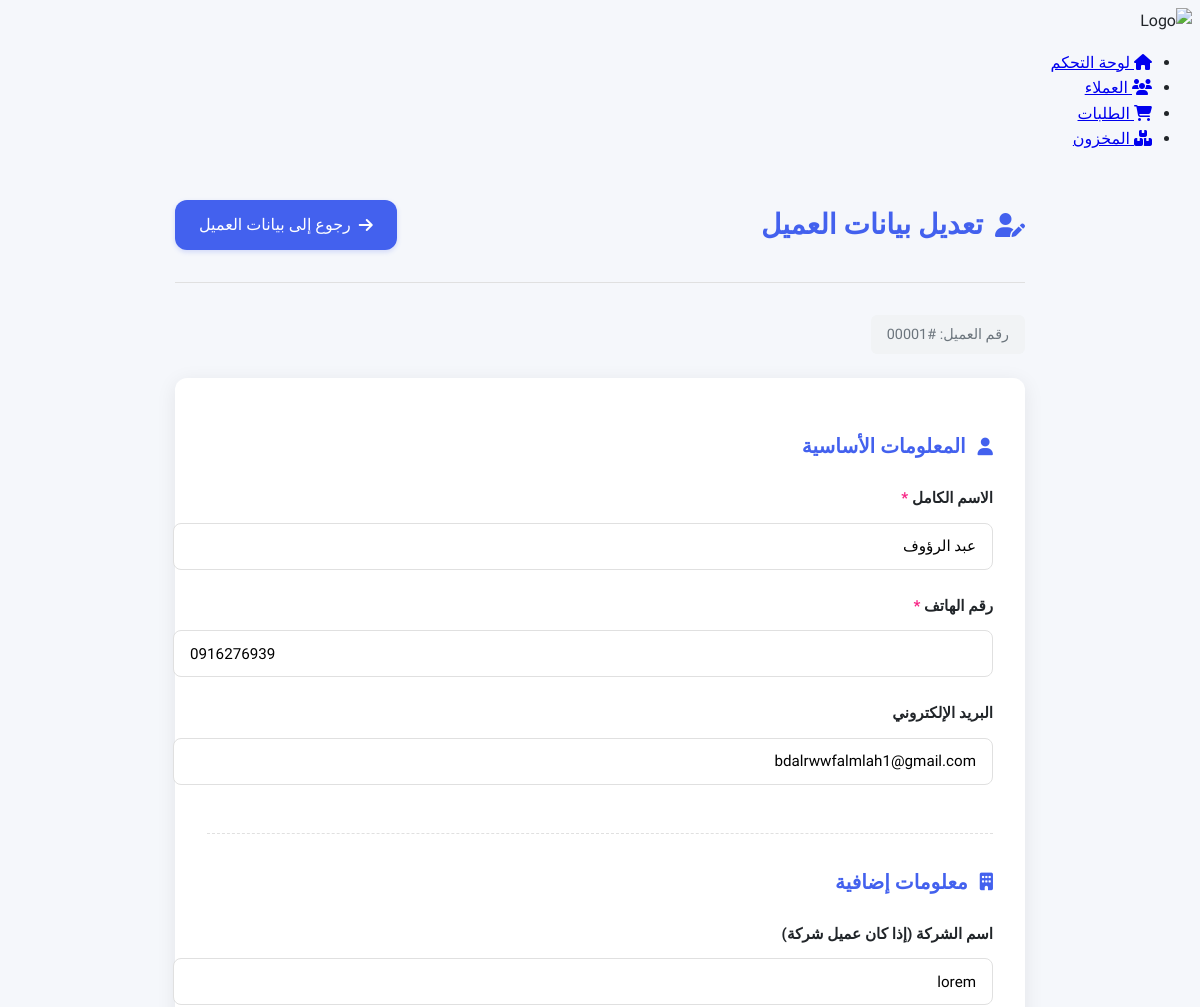
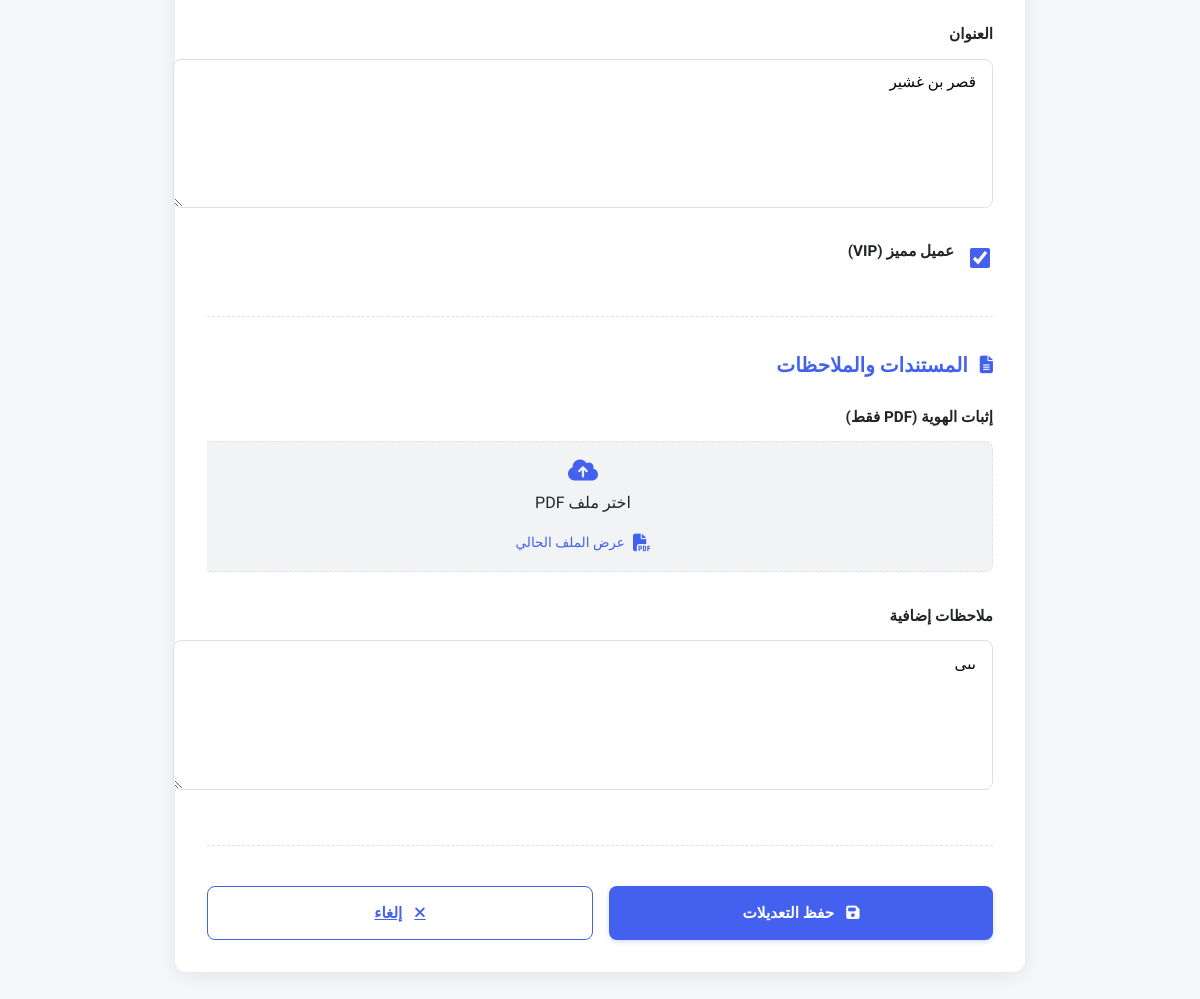
Page /edit_customer.php?id=1 (signed in) on the committed database (2 pictures, top to bottom).
### tables this page shows
CREATE TABLE `customers` (
  `customer_id` int(11) NOT NULL,
  `name` varchar(100) NOT NULL,
  `phone` varchar(20) NOT NULL,
  `email` varchar(100) DEFAULT NULL,
  `address` text DEFAULT NULL,
  `company_name` varchar(100) DEFAULT NULL,
  `tax_number` varchar(50) DEFAULT NULL,
  `is_vip` tinyint(1) DEFAULT 0,
  `notes` text DEFAULT NULL,
  `created_by` int(11) NOT NULL,
  `created_at` timestamp NOT NULL DEFAULT current_timestamp(),
  `updated_at` timestamp NULL DEFAULT NULL ON UPDATE current_timestamp(),
  `id_proof_path` varchar(255) DEFAULT NULL COMMENT 'مسار ملف إثبات الهوية',
  `document_type` enum('id','commercial_license','other') DEFAULT NULL
);

### edit_customer.php (the view, shortened to what this page needs)
<?php
require_once __DIR__ . '/includes/functions.php';
$customer_id = intval($_GET['id']);
$customer = [];
try {
    $stmt = $db->prepare("SELECT * FROM customers WHERE customer_id = ?");
    $stmt->execute([$customer_id]);
    $customer = $stmt->fetch(PDO::FETCH_ASSOC);
} catch (PDOException $e) {
    error_log("Error fetching customer: " . $e->getMessage());
    header("Location: customers.php?error=db_error");
    exit();
}
?>
<!DOCTYPE html>
<html lang="ar" dir="rtl">
<head>
    <link rel="stylesheet" href="https://cdnjs.cloudflare.com/ajax/libs/font-awesome/6.4.0/css/all.min.css">
</head>
<body>
    <div class="container">
        <?php include 'includes/sidebar.php'; ?>
        <main class="main-content">
            <div class="edit-container">
                <div class="header">
                    <h1><i class="fas fa-user-edit"></i> تعديل بيانات العميل</h1>
                    <a href="view_customer.php?id=<?= $customer_id ?>" class="back-btn">
                        <i class="fas fa-arrow-right"></i> رجوع إلى بيانات العميل
                    </a>
                </div>
                <div class="customer-id-badge">
                    رقم العميل: #<?= str_pad($customer_id, 5, '0', STR_PAD_LEFT) ?>
                </div>
                <form method="POST" enctype="multipart/form-data" class="customer-form">
                    <div class="form-section">
                        <h3><i class="fas fa-user"></i> المعلومات الأساسية</h3>
                        <div class="form-group">
                            <label for="name" class="form-label">الاسم الكامل <span style="color: var(--danger);">*</span></label>
                            <input type="text" id="name" name="name" class="form-control" required
                                   value="<?= htmlspecialchars($customer['name']) ?>">
                        </div>
                        <div class="form-group">
                            <label for="phone" class="form-label">رقم الهاتف <span style="color: var(--danger);">*</span></label>
                            <input type="tel" id="phone" name="phone" class="form-control" required
                                   value="<?= htmlspecialchars($customer['phone']) ?>">
                        </div>
                        <div class="form-group">
                            <label for="email" class="form-label">البريد الإلكتروني</label>
                            <input type="email" id="email" name="email" class="form-control"
                                   value="<?= htmlspecialchars($customer['email'] ?? '') ?>">
                        </div>
                    </div>
                    <div class="form-section">
                        <h3><i class="fas fa-building"></i> معلومات إضافية</h3>
                        <div class="form-group">
                            <label for="company" class="form-label">اسم الشركة (إذا كان عميل شركة)</label>
                            <input type="text" id="company" name="company" class="form-control"
                                   value="<?= htmlspecialchars($customer['company_name'] ?? '') ?>">
                        </div>
                        <div class="form-group">
                            <label for="address" class="form-label">العنوان</label>
                            <textarea id="address" name="address" class="form-control" rows="3"><?= htmlspecialchars($customer['address'] ?? '') ?></textarea>
                        </div>
                        <div class="form-check">
                            <input type="checkbox" id="is_vip" name="is_vip" class="form-check-input"
                                   <?= $customer['is_vip'] ? 'checked' : '' ?>>
                            <label for="is_vip" class="form-label">عميل مميز (VIP)</label>
                        </div>
                    </div>
                    <div class="form-section">
                        <h3><i class="fas fa-file-alt"></i> المستندات والملاحظات</h3>
                        <div class="form-group">
                            <label class="form-label">إثبات الهوية (PDF فقط)</label>
                            <div class="file-upload">
                                <div class="file-upload-btn">
                                    <i class="fas fa-cloud-upload-alt"></i> اختر ملف PDF
                                    <div class="file-name" id="file-name">
                                        <?php if (!empty($customer['id_proof_path'])): ?>
                                        <a href="<?= htmlspecialchars($customer['id_proof_path']) ?>" class="document-link" target="_blank">
                                            <i class="fas fa-file-pdf"></i> عرض الملف الحالي
                                        </a>
                                        <?php else: ?>
                                        لم يتم اختيار ملف
                                        <?php endif; ?>
                                    </div>
                                </div>
                            </div>
                        </div>
                        <div class="form-group">
                            <label for="notes" class="form-label">ملاحظات إضافية</label>
                            <textarea id="notes" name="notes" class="form-control" rows="3"><?= htmlspecialchars($customer['notes'] ?? '') ?></textarea>
                        </div>
                    </div>
                    <div class="btn-group">
                        <button type="submit" class="btn btn-primary">
                            <i class="fas fa-save"></i> حفظ التعديلات
                        </button>
                        <a href="view_customer.php?id=<?= $customer_id ?>" class="btn btn-outline">
                            <i class="fas fa-times"></i> إلغاء
                        </a>
                    </div>
                </form>
            </div>
        </main>
    </div>
</body>
</html>

### edit_customer.php (style rules this page uses)
:root { --primary: #4361ee; --primary-light: #e0e7ff; --secondary: #3f37c9; --success: #4cc9f0; --success-light: #e6f7fe; --warning: #f8961e; --warning-light: #fff4e6; --danger: #f72585; --danger-light: #ffebf3; --light: #f8f9fa; --dark: #212529; --gray: #6c757d; --light-gray: #f1f3f5; --border-color: #e0e0e0; --border-radius: 12px; --box-shadow: 0 4px 20px rgba(0, 0, 0, 0.08); --transition: all 0.3s ease; }
body { font-family: 'Tajawal', sans-serif; background-color: #f5f7fb; color: var(--dark); line-height: 1.6; }
.edit-container { max-width: 850px; margin: 2rem auto; padding: 0 1rem; }
.header { display: flex; justify-content: space-between; align-items: center; margin-bottom: 2rem; padding-bottom: 1rem; border-bottom: 1px solid var(--border-color); }
.header h1 { color: var(--primary); font-size: 1.75rem; font-weight: 700; display: flex; align-items: center; gap: 0.75rem; }
.header h1 i { font-size: 1.5rem; }
.back-btn { background-color: var(--primary); color: white; padding: 0.75rem 1.5rem; border-radius: var(--border-radius); text-decoration: none; display: inline-flex; align-items: center; gap: 0.5rem; transition: var(--transition); font-weight: 500; box-shadow: 0 2px 5px rgba(67, 97, 238, 0.2); }
.customer-id-badge { display: inline-block; padding: 0.5rem 1rem; background-color: var(--light-gray); border-radius: 6px; font-size: 0.9rem; margin-bottom: 1.5rem; color: var(--gray); font-weight: 500; }
.customer-form { background: white; border-radius: var(--border-radius); box-shadow: var(--box-shadow); padding: 2rem; margin-bottom: 2rem; }
.form-section { margin-bottom: 2rem; padding-bottom: 1.5rem; border-bottom: 1px dashed var(--border-color); }
.form-section h3 { color: var(--primary); margin-bottom: 1.5rem; font-size: 1.25rem; font-weight: 600; display: flex; align-items: center; gap: 0.75rem; }
.form-section h3 i { font-size: 1.1rem; }
.form-group { margin-bottom: 1.5rem; }
.form-label { display: block; margin-bottom: 0.75rem; font-weight: 600; color: var(--dark); font-size: 0.95rem; }
.form-control { width: 100%; padding: 0.85rem 1rem; border: 1px solid var(--border-color); border-radius: 8px; font-size: 0.95rem; transition: var(--transition); font-family: 'Tajawal', sans-serif; }
textarea.form-control { min-height: 120px; resize: vertical; }
.form-check { display: flex; align-items: center; gap: 0.75rem; margin-bottom: 1rem; }
.form-check-input { width: 20px; height: 20px; accent-color: var(--primary); cursor: pointer; }
.file-upload { position: relative; overflow: hidden; display: inline-block; width: 100%; }
.file-upload-btn { width: 100%; padding: 1rem; border: 1px dashed var(--border-color); border-radius: 8px; text-align: center; cursor: pointer; background-color: var(--light-gray); transition: var(--transition); display: flex; flex-direction: column; align-items: center; gap: 0.5rem; }
.file-upload-btn i { font-size: 1.5rem; color: var(--primary); }
.file-name { margin-top: 0.5rem; font-size: 0.85rem; color: var(--gray); text-align: center; }
.document-link { color: var(--primary); text-decoration: none; font-weight: 500; display: inline-flex; align-items: center; gap: 0.5rem; transition: var(--transition); }
.document-link i { font-size: 1.1rem; }
.btn-group { display: flex; gap: 1rem; margin-top: 2.5rem; }
.btn { padding: 0.85rem 1.75rem; border-radius: 8px; font-weight: 600; cursor: pointer; transition: var(--transition); border: none; display: inline-flex; align-items: center; justify-content: center; gap: 0.75rem; font-size: 0.95rem; font-family: 'Tajawal', sans-serif; }
.btn-primary { background-color: var(--primary); color: white; box-shadow: 0 2px 5px rgba(67, 97, 238, 0.2); flex: 1; }
.btn-outline { background-color: white; color: var(--primary); border: 1px solid var(--primary); flex: 1; }

### rows in the picture
customers: name "عبد الرؤوف", phone "0916276939", email "bdalrwwfalmlah1@gmail.com", company "lorem", address "قصر بن غشير", is_vip "☑", notes "ىىى"

### other values in the picture
str_pad($customer_id, 5, '0', STR_PAD_LEFT) "00001"
